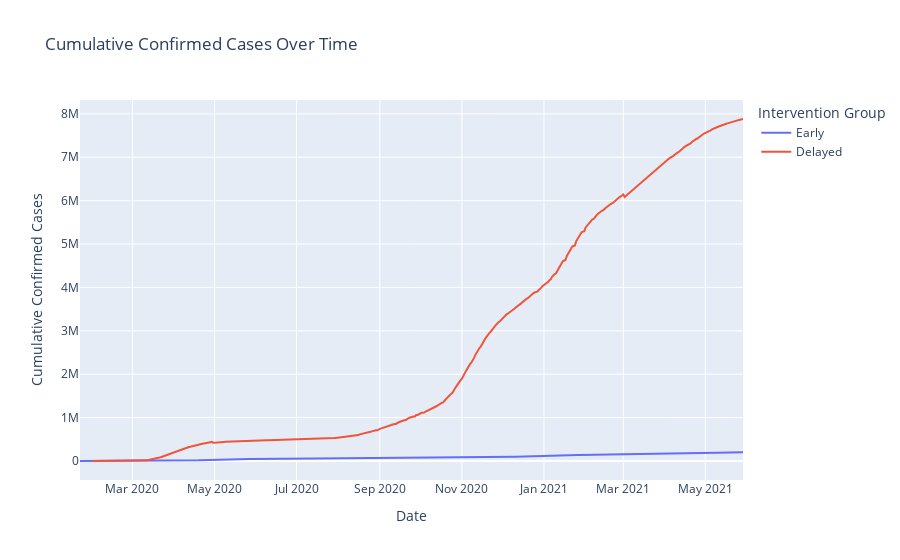
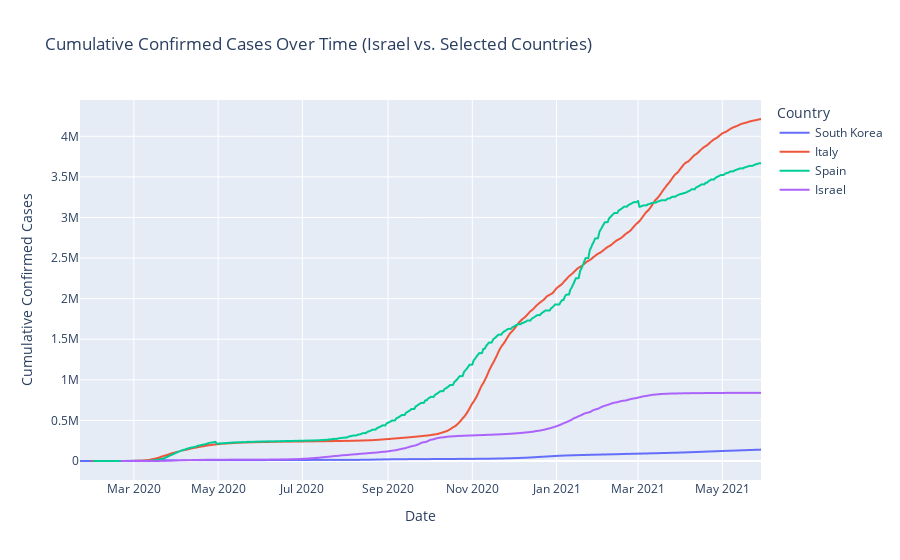

These figures' notebook cell, in order:
### Code cell
# First, ensure that Plotly is installed


# Import necessary libraries
import pandas as pd
import numpy as np
import plotly.express as px
import statsmodels.api as sm
from sklearn.model_selection import cross_val_score, KFold
from sklearn.ensemble import RandomForestRegressor
from sklearn.linear_model import LassoCV
from sklearn.preprocessing import StandardScaler
from scipy.stats import ttest_ind, shapiro, mannwhitneyu
from statsmodels.stats.outliers_influence import variance_inflation_factor

# Load datasets
covid_data = pd.read_csv('covid_19_data.csv')

# Convert date columns to datetime format
covid_data['ObservationDate'] = pd.to_datetime(covid_data['ObservationDate'])

# Handle missing values by filling or dropping
covid_data.fillna(0, inplace=True)

# Classify countries into early and delayed intervention groups based on the timing of their first major intervention
early_intervention_dates = {
    "China": "2020-01-23",
    "South Korea": "2020-01-20",
    "Singapore": "2020-01-22"
}
delayed_intervention_dates = {
    "United States": "2020-03-13",
    "Italy": "2020-02-23",
    "Spain": "2020-03-14"
}

def classify_country(country):
    if country in early_intervention_dates:
        return "Early"
    elif country in delayed_intervention_dates:
        return "Delayed"
    else:
        return "Unknown"

covid_data['Intervention'] = covid_data['Country/Region'].apply(classify_country)
classified_data = covid_data[covid_data['Intervention'] != "Unknown"]

# Ensure 'Days_Since_First_Case' column exists
classified_data['Days_Since_First_Case'] = (classified_data['ObservationDate'] - classified_data['ObservationDate'].min()).dt.days

# Add missing columns if necessary (simulated here for example purposes)
if 'Population' not in classified_data.columns:
    classified_data['Population'] = np.random.randint(1e5, 1e7, size=len(classified_data))
if 'Testing_Rate' not in classified_data.columns:
    classified_data['Testing_Rate'] = np.random.rand(len(classified_data))
if 'Lockdown_Strictness' not in classified_data.columns:
    classified_data['Lockdown_Strictness'] = np.random.rand(len(classified_data))
if 'Lat' not in classified_data.columns:
    classified_data['Lat'] = np.random.uniform(-90, 90, size=len(classified_data))
if 'Long' not in classified_data.columns:
    classified_data['Long'] = np.random.uniform(-180, 180, size=len(classified_data))
if 'Healthcare_Capacity' not in classified_data.columns:
    classified_data['Healthcare_Capacity'] = np.random.randint(1, 1000, size=len(classified_data))
if 'Population_Density' not in classified_data.columns:
    classified_data['Population_Density'] = classified_data['Population'] / np.random.randint(1, 100, size=len(classified_data))
if 'Mobility_Reduction' not in classified_data.columns:
    classified_data['Mobility_Reduction'] = np.random.rand(len(classified_data))
if 'Population_Density_Healthcare' not in classified_data.columns:
    classified_data['Population_Density_Healthcare'] = classified_data['Population'] / classified_data['Healthcare_Capacity']

# Perform k-fold cross-validation
X = classified_data[['Days_Since_First_Case', 'Population', 'Testing_Rate', 'Lockdown_Strictness']]
y = classified_data['Confirmed']

# Use RandomForestRegressor for cross-validation example
rf = RandomForestRegressor(n_estimators=100, random_state=42)
kf = KFold(n_splits=10, shuffle=True, random_state=42)
cv_scores = cross_val_score(rf, X, y, cv=kf)

print(f"K-fold cross-validation scores: {cv_scores}")
print(f"Mean CV score: {cv_scores.mean()}")

# Descriptive statistics
descriptive_stats = classified_data.groupby("Intervention").agg({
    "Confirmed": ["mean", "median", "std", "min", "max"],
    "Deaths": ["mean", "median", "std", "min", "max"],
    "Recovered": ["mean", "median", "std", "min", "max"]
}).reset_index()

from IPython.display import display
display(descriptive_stats)

# Verify normality assumption with Shapiro-Wilk test
early_data = classified_data[classified_data["Intervention"] == "Early"]
delayed_data = classified_data[classified_data["Intervention"] == "Delayed"]

early_data_confirmed = early_data["Confirmed"]
delayed_data_confirmed = delayed_data["Confirmed"]

shapiro_early = shapiro(early_data_confirmed)
shapiro_delayed = shapiro(delayed_data_confirmed)

print(f"Shapiro-Wilk Test for Early Interventions: {shapiro_early}")
print(f"Shapiro-Wilk Test for Delayed Interventions: {shapiro_delayed}")

# Use Mann-Whitney U test if normality assumption is violated
u_statistic, p_value = mannwhitneyu(early_data_confirmed, delayed_data_confirmed)
print(f"Mann-Whitney U Test: U={u_statistic}, p={p_value}")

# Using Lasso regression for feature selection
scaler = StandardScaler()
X_scaled = scaler.fit_transform(X)
lasso = LassoCV(cv=5)
lasso.fit(X_scaled, y)

# Coefficients from Lasso regression
lasso_coef = pd.Series(lasso.coef_, index=X.columns)
lasso_coef = lasso_coef[lasso_coef != 0]  # Keeping only non-zero coefficients

# Preparing data with selected features
X_selected = X[lasso_coef.index]

# Normalizing selected features
X_selected_scaled = scaler.fit_transform(X_selected)

# Regression model with selected features
model_confirmed_lasso = sm.OLS(y, X_selected_scaled).fit()
model_confirmed_lasso_summary = model_confirmed_lasso.summary()

print(model_confirmed_lasso_summary)

# Aggregating data by date and intervention type
numeric_columns = classified_data.select_dtypes(include=[np.number]).columns
grouped_data = classified_data.groupby(['ObservationDate', 'Intervention'])[numeric_columns].sum().reset_index()

# Interactive plot for cumulative confirmed cases
fig = px.line(grouped_data, x='ObservationDate', y='Confirmed', color='Intervention', 
              title='Cumulative Confirmed Cases Over Time',
              labels={'Confirmed': 'Cumulative Confirmed Cases', 'ObservationDate': 'Date', 'Intervention': 'Intervention Group'})
fig.show()

# Filter data for Israel and other selected countries
countries_to_compare = ["Israel", "United States", "Italy", "South Korea", "Spain"]
filtered_data = covid_data[covid_data["Country/Region"].isin(countries_to_compare)]

# Aggregating data by date and country
grouped_filtered_data = filtered_data.groupby(['ObservationDate', 'Country/Region']).sum().reset_index()

# Interactive plot for cumulative confirmed cases comparison
fig = px.line(grouped_filtered_data, x='ObservationDate', y='Confirmed', color='Country/Region', 
              title='Cumulative Confirmed Cases Over Time (Israel vs. Selected Countries)',
              labels={'Confirmed': 'Cumulative Confirmed Cases', 'ObservationDate': 'Date', 'Country/Region': 'Country'})
fig.show()

### Figure 1 — Plotly figure (JSON) as saved in the notebook; plotly's stock layout.template omitted (floating-point values rounded to 4 significant figures; data arrays with more than 128 entries replaced by an {"elided": "..."} marker saying what was removed)
{"data": [{"hovertemplate": "Intervention Group=Early<br>Date=%{x}<br>Cumulative Confirmed Cases=%{y}<extra></extra>", "legendgroup": "Early", "line": {"color": "#636efa", "dash": "solid"}, "marker": {"symbol": "circle"}, "mode": "lines", "name": "Early", "orientation": "v", "showlegend": true, "type": "scatter", "x": {"elided": "494 str values"}, "xaxis": "x", "y": {"elided": "494 int values"}, "yaxis": "y"}, {"hovertemplate": "Intervention Group=Delayed<br>Date=%{x}<br>Cumulative Confirmed Cases=%{y}<extra></extra>", "legendgroup": "Delayed", "line": {"color": "#EF553B", "dash": "solid"}, "marker": {"symbol": "circle"}, "mode": "lines", "name": "Delayed", "orientation": "v", "showlegend": true, "type": "scatter", "x": {"elided": "485 str values"}, "xaxis": "x", "y": {"elided": "485 int values"}, "yaxis": "y"}], "layout": {"legend": {"title": {"text": "Intervention Group"}, "tracegroupgap": 0}, "title": {"text": "Cumulative Confirmed Cases Over Time"}, "xaxis": {"anchor": "y", "domain": [0, 1], "title": {"text": "Date"}}, "yaxis": {"anchor": "x", "domain": [0, 1], "title": {"text": "Cumulative Confirmed Cases"}}}}

### Figure 2 — Plotly figure (JSON) as saved in the notebook; plotly's stock layout.template omitted (floating-point values rounded to 4 significant figures; data arrays with more than 128 entries replaced by an {"elided": "..."} marker saying what was removed)
{"data": [{"hovertemplate": "Country=South Korea<br>Date=%{x}<br>Cumulative Confirmed Cases=%{y}<extra></extra>", "legendgroup": "South Korea", "line": {"color": "#636efa", "dash": "solid"}, "marker": {"symbol": "circle"}, "mode": "lines", "name": "South Korea", "showlegend": true, "type": "scattergl", "x": {"elided": "494 str values"}, "xaxis": "x", "y": {"elided": "494 int values"}, "yaxis": "y"}, {"hovertemplate": "Country=Italy<br>Date=%{x}<br>Cumulative Confirmed Cases=%{y}<extra></extra>", "legendgroup": "Italy", "line": {"color": "#EF553B", "dash": "solid"}, "marker": {"symbol": "circle"}, "mode": "lines", "name": "Italy", "showlegend": true, "type": "scattergl", "x": {"elided": "485 str values"}, "xaxis": "x", "y": {"elided": "485 int values"}, "yaxis": "y"}, {"hovertemplate": "Country=Spain<br>Date=%{x}<br>Cumulative Confirmed Cases=%{y}<extra></extra>", "legendgroup": "Spain", "line": {"color": "#00cc96", "dash": "solid"}, "marker": {"symbol": "circle"}, "mode": "lines", "name": "Spain", "showlegend": true, "type": "scattergl", "x": {"elided": "484 str values"}, "xaxis": "x", "y": {"elided": "484 int values"}, "yaxis": "y"}, {"hovertemplate": "Country=Israel<br>Date=%{x}<br>Cumulative Confirmed Cases=%{y}<extra></extra>", "legendgroup": "Israel", "line": {"color": "#ab63fa", "dash": "solid"}, "marker": {"symbol": "circle"}, "mode": "lines", "name": "Israel", "showlegend": true, "type": "scattergl", "x": {"elided": "464 str values"}, "xaxis": "x", "y": {"elided": "464 int values"}, "yaxis": "y"}], "layout": {"legend": {"title": {"text": "Country"}, "tracegroupgap": 0}, "title": {"text": "Cumulative Confirmed Cases Over Time (Israel vs. Selected Countries)"}, "xaxis": {"anchor": "y", "domain": [0, 1], "title": {"text": "Date"}}, "yaxis": {"anchor": "x", "domain": [0, 1], "title": {"text": "Cumulative Confirmed Cases"}}}}
